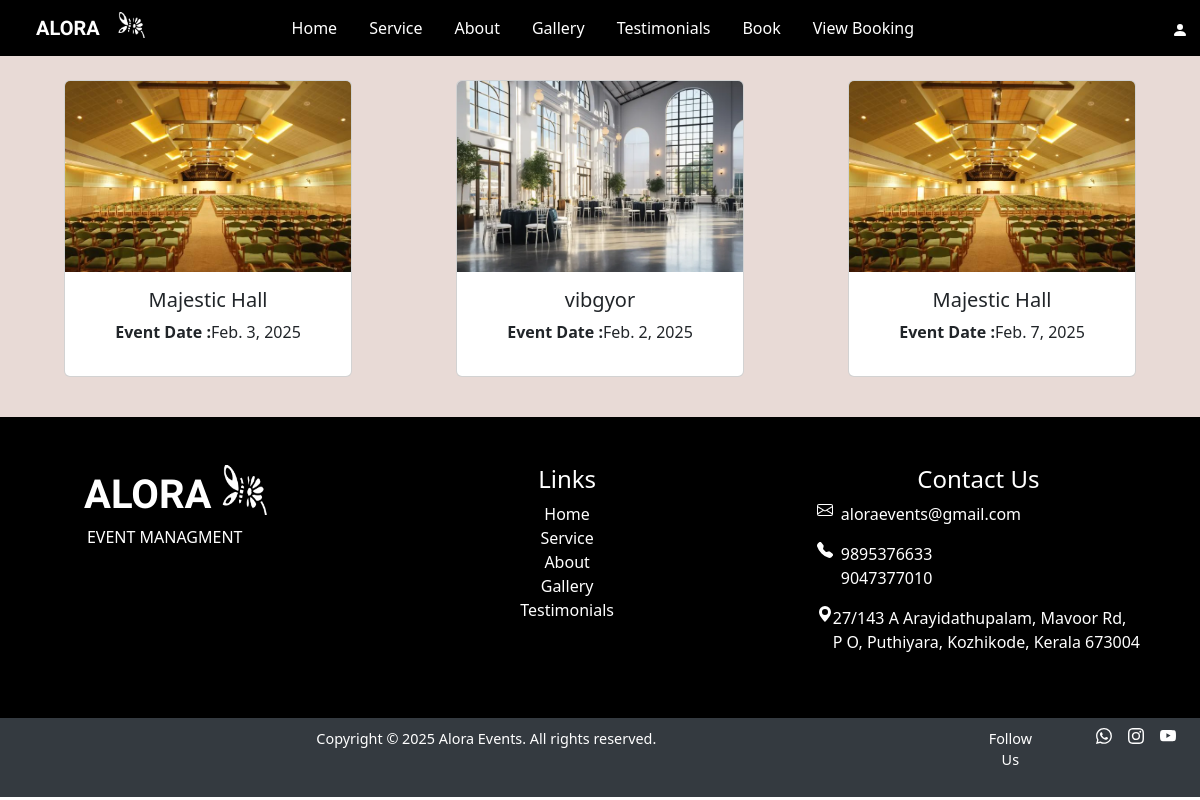
/view_user_booking (signed in), run on an earlier commit of the app's database.
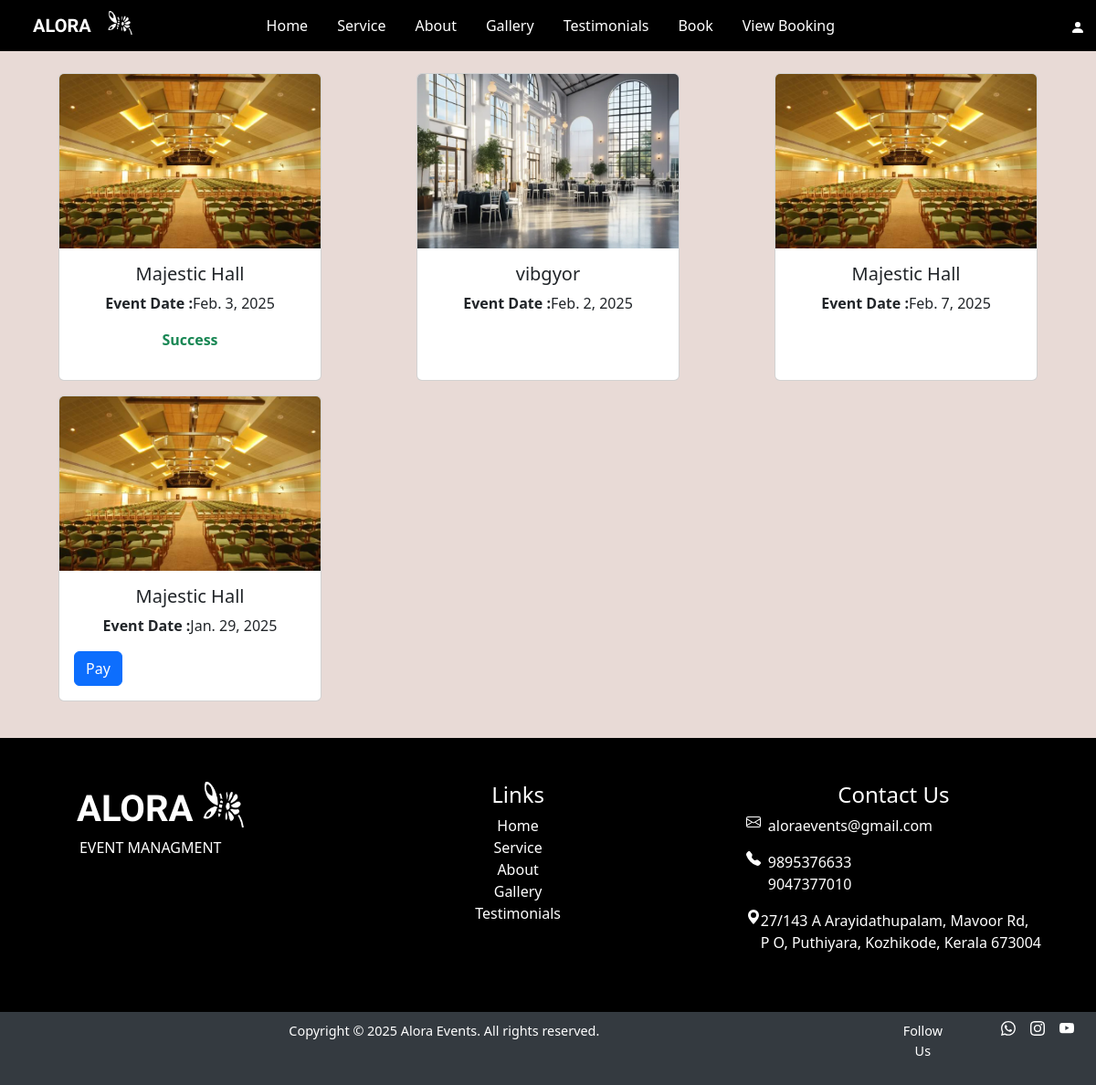
And on a later commit of the database.
### event/models.py (models this page shows, shortened)
class Booking(models.Model):
    hall_id=models.ForeignKey(Hall,on_delete=models.CASCADE)
    customer_id=models.ForeignKey(User,on_delete=models.CASCADE)
    booking_date=models.DateField(auto_now_add=True)
    payment_status=models.CharField(max_length=20,default='pending',null=True,blank=True)
    include_photography=models.BooleanField(null=True,blank=True)
    include_food=models.BooleanField(null=True,blank=True)
    food=models.ForeignKey(Food,on_delete=models.CASCADE,null=True,blank=True)
    include_decoration=models.BooleanField(null=True,blank=True)
    decoration_model=models.ForeignKey(Decoration,on_delete=models.CASCADE,null=True,blank=True)
    photography_cost=models.DecimalField(max_digits=10,decimal_places=2,null=True,blank=True,default=1000)
    suggestion=models.CharField(max_length=250,null=True,blank=True)
    total_cost=models.DecimalField(max_digits=10,decimal_places=2)
    event_date=models.DateField(null=True,blank=True)
    status=models.CharField(max_length=20,default='pending',null=True,blank=True)
    number=models.IntegerField(null=True,blank=True)

class Hall(models.Model):
    name=models.CharField(max_length=100)
    location=models.TextField()
    capacity=models.IntegerField()
    price_per_day=models.DecimalField(max_digits=10,decimal_places=2)
    photo_url=models.FileField()
    description=models.TextField()

### event/views.py (the view)
# urls.py: path('view_user_booking',views.View_user_booking,name='view_user_booking'),
def View_user_booking(request):
    data=User.objects.get(id=request.user.id)  # No need to fetch User object again
    user=Booking.objects.filter(customer_id=data).filter(Q(status='accepted') | Q(status='pending'))
    return render(request,'view_user_booking.html',{'details':user})

### templates/view_user_booking.html (shortened to what this page needs)
{% extends 'alora_user.html' %}
{% load static %}
{% block content %}
<div class="row main2 p-4">
  {% if details %}
    {% for i in details %}
    <div class="col-sm-4 pb-3 d-flex justify-content-center align-content-center">
        <div class="card" style="width: 18rem;">
            <img src="{{i.hall_id.photo_url.url}}" class="card-img-top " alt="">
            <div class="card-body">
              <h5 class="card-title text-center">{{i.hall_id.name}}</h5>
              <p class="card-text text-center"><b>Event Date :</b>{{i.event_date}}</p>
                <form action="{% url 'set_payment_status' id=i.id %}" method="post">
                    {% if i.status == 'accepted' and i.payment_status == 'pending' %}
                    <button type="submit" class="btn btn-primary " name="payment" value="pay" >Pay</button>
                    {% elif i.payment_status == 'completed' %}
                    <p class="text-center text-success"><b>Success</b> </p>
                    {% endif %}
                    </form>
            </div>
          </div>
    </div>
    {% endfor %}
    {% else %}
    <script>
      alert("book you hall")
    </script>
    <p class="text-danger text-center w-100 mt-4"><b>No halls booked yet. Book your hall now!</b></p>
    {% endif %}
</div>
{% endblock content %}

What changed in the data, as far as the page shows it:
changed Booking "Feb. 3, 2025": now shows "Success"
added Booking: hall_id.photo_url (picture), hall_id.name "Majestic Hall", event_date "Jan. 29, 2025", status "Pay"
